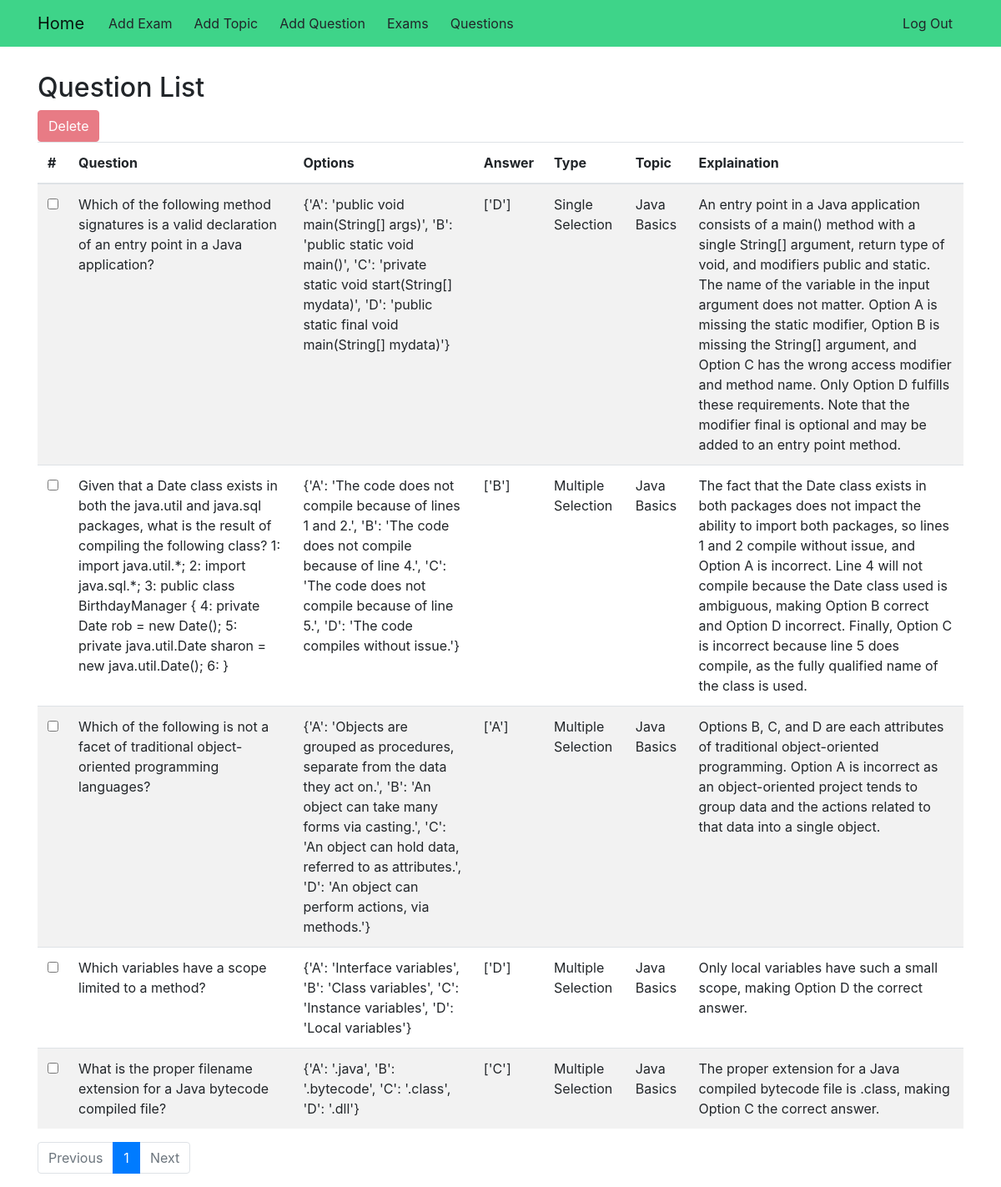
The app's page /questions/ (signed in), older data.
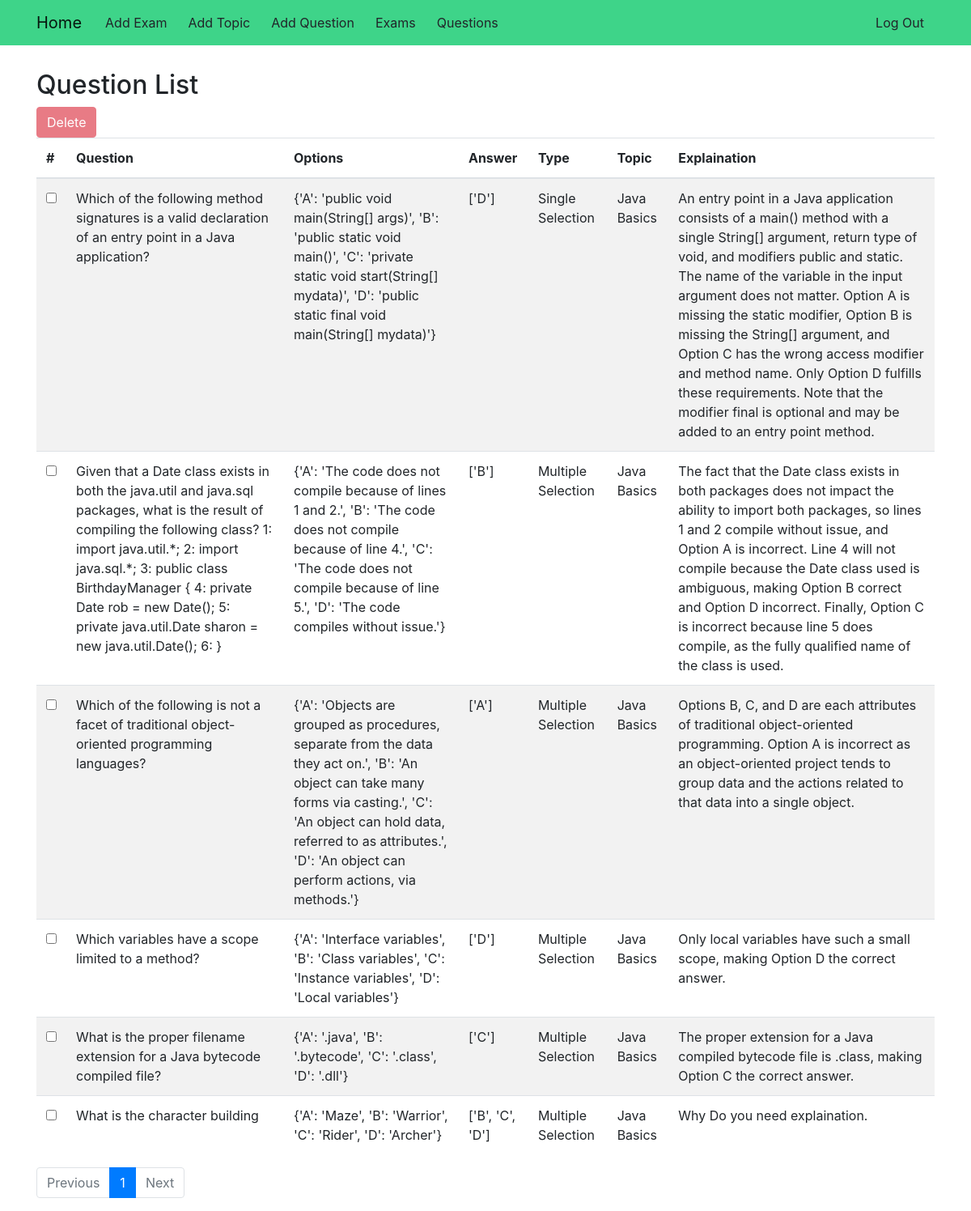
The same page, newer data.
### exam_app/models.py (models this page shows, shortened)
class Question(models.Model):
    QUESTION_TYPES = (
        ('M', 'Multiple Selection'),
        ('S', 'Single Selection')
    )
    question = models.TextField()
    question_image = models.ImageField(upload_to=question_img_path, default='')
    options = models.TextField()  # Store Dict of applicable choices
    answer = models.TextField()  # Store List of applicable choices
    _question_type = models.CharField(max_length=1, choices=QUESTION_TYPES)
    topic = models.ForeignKey(Topic, on_delete=models.CASCADE)
    explaination = models.TextField()
    def question_type(self):
        return (dict(self.QUESTION_TYPES))[self._question_type]

class Topic(models.Model):
    name = models.CharField(max_length=1024, unique=True)
    def __str__(self):
        return self.name

### exam_app/views.py (the view)
# urls.py: url('^questions/$', views.ListQuestionView.as_view(), name='questions'),
class ListQuestionView(SuperUserRequiredMixin, ListView):
    model = models.Question
    paginate_by = 10
    def get_queryset(self):
        exam_id = self.request.GET.get("exam_id")
        if exam_id != '' and exam_id != None:
            return models.Question.objects.filter(exam=exam_id).order_by('pk')
        else:
            return models.Question.objects.all().order_by('pk')

### exam_app/views.py (called while the page is built)
    def test_func(self):
        return self.request.user.is_superuser

### exam_app/templates/exam_app/question_list.html (shortened to what this page needs)
{% extends "base.html" %}
{% block body_block %}
<h2>Question List</h2>
<div class="toolbar">
    <form id="form-btn" name="form-btn" action="/question/delete/" method="POST">
        <button id="remove" class="btn btn-danger" disabled onclick="remove()">Delete</button>
    </form>
</div>
<table id="table" class="table table-striped">
    <thead>
        <tr>
            <th scope="col" data-checkbox="true">#</th>
            <th scope="col">Question</th>
            <th scope="col">Options</th>
            <th scope="col">Answer</th>
            <th scope="col">Type</th>
            <th scope="col">Topic</th>
            <th scope="col">Explaination</th>
        </tr>
    </thead>
    <tbody>
        {% for question in question_list %}
        <tr>
            <th scope="row">
                <input type="checkbox" class="largerCheckbox" id="{{ question.pk}}" onchange="setSelection(this)">
            </th>
            <td>{{ question.question}}
                <br>
            </td>
            <td>{{ question.options}}</td>
            <td>{{ question.answer}}</td>
            <td>{{ question.question_type}}</td>
            <td>{{ question.topic}}</td>
            <td>{{ question.explaination}}</td>
        </tr>
        {% empty %}
        <tr>
            <td colspan="7">No Question Found</td>
        </tr>
        {% endfor %}
    </tbody>
</table>
<nav aria-label="PageNavigation" class="page-nav">
    <ul class="pagination">
        {% if page_obj.has_previous %}
        <li class="page-item ">
            <a class="page-link" href="?page={{ page_obj.previous_page_number }}" tabindex="-1">Previous</a>
        </li>
        {% else %}
        <li class="page-item disabled">
            <a class="page-link" href="#" tabindex="-1">Previous</a>
        </li>
        {% endif %}
        {% for num in page_obj.paginator.page_range %}
        {% if page_obj.number == num %}
        <li class="page-item active"><a class="page-link" href="?page={{ num }}">{{num}}</a>
        </li>
        {% elif num > page_obj.number|add:'-3' and num < page_obj.number|add:'3' %}
        <li class="page-item"><a class="page-link" href="?page={{ num }}">{{num}}</a></li>
        {% endif %}
        {% endfor %}
        {% if page_obj.has_next %}
        <li class="page-item">
            <a class="page-link" href="?page={{ page_obj.next_page_number }}">Next</a>
        </li>
        {% else %}
        <li class="page-item disabled">
            <a class="page-link" href="#">Next</a>
        </li>
        {% endif %}
    </ul>
</nav>
{% endblock %}

Row changes from the older to the newer data that the page shows:
added Question: question "What is the character building", options "{'A': 'Maze', 'B': 'Warrior', 'C': 'Rider', 'D': 'Archer'}", answer "['B', 'C', 'D']", question_type "Multiple Selection", topic "Java Basics", explaination "Why Do you need explaination."
